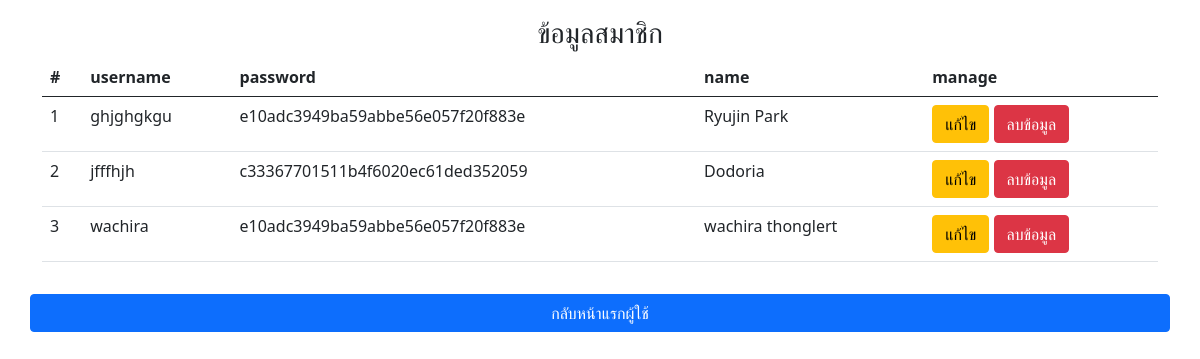
The page /project_webPro/admin/show/shw_member.php on the database its author committed.
### tables this page shows
CREATE TABLE `member` (
  `username` varchar(20) NOT NULL COMMENT 'ชื่อเข้าสู่ระบบ',
  `password` text NOT NULL COMMENT 'รหัสผ่าน',
  `name` varchar(50) NOT NULL COMMENT 'ชื่อ-นามสกุล'
);

### project_webPro/admin/show/shw_member.php (the view, shortened to what this page needs)
<?php
require("../../connectdb.php");
$sql = "SELECT * FROM member";
$result = mysqli_query($conn, $sql);
$i = 0;
?>
<html lang="en">
<head>
    <link href="https://cdn.jsdelivr.net/npm/bootstrap@5.0.2/dist/css/bootstrap.min.css" rel="stylesheet">
</head>
<body>
    <div class="container my-3 text-center">
        <h3>ข้อมูลสมาชิก</h3>
        <table class="table table-hover">
            <thead>
                <tr>
                    <th scope="col">#</th>
                    <th scope="col">username</th>
                    <th scope="col">password</th>
                    <th scope="col">name</th>
                    <th scope="col">manage</th>
                </tr>
            </thead>
            <tbody>
                <?php while ($row = mysqli_fetch_array($result)) { ?>
                    <tr>
                        <td><?php echo $i + 1; ?></td>
                        <td><?php echo $row['username']; ?></td>
                        <td><?php echo $row['password']; ?></td>
                        <td><?php echo $row['name']; ?></td>
                        <td>
                            <a href="../form/updatefrm_member.php?username=<?php echo $row['username']; ?>"
                                class="btn btn-warning"
                                >แก้ไข</a>
                            <a href="../manage/deleteData_member.php?username=<?php echo $row['username']; ?>"
                                class="btn btn-danger"
                                onclick="return confirm('คุณต้องการลบข้อมูลหรือไม่')"
                            >ลบข้อมูล</a>
                        </td>
                    </tr>
                <?php
                    $i++;
                }
                ?>
            </tbody>
        </table>
        <div class="row mt-4">
            <a href="../index.php" class="btn btn-primary my-2">กลับหน้าแรกผู้ใช้</a>
        </div>
    </div>
</body>
</html>

### rows shown on the page
member: username "ghjghgkgu", password "e10adc3949ba59abbe56e057f20f883e", name "Ryujin Park"
member: username "jfffhjh", password "c33367701511b4f6020ec61ded352059", name "Dodoria"
member: username "wachira", password "e10adc3949ba59abbe56e057f20f883e", name "wachira thonglert"
